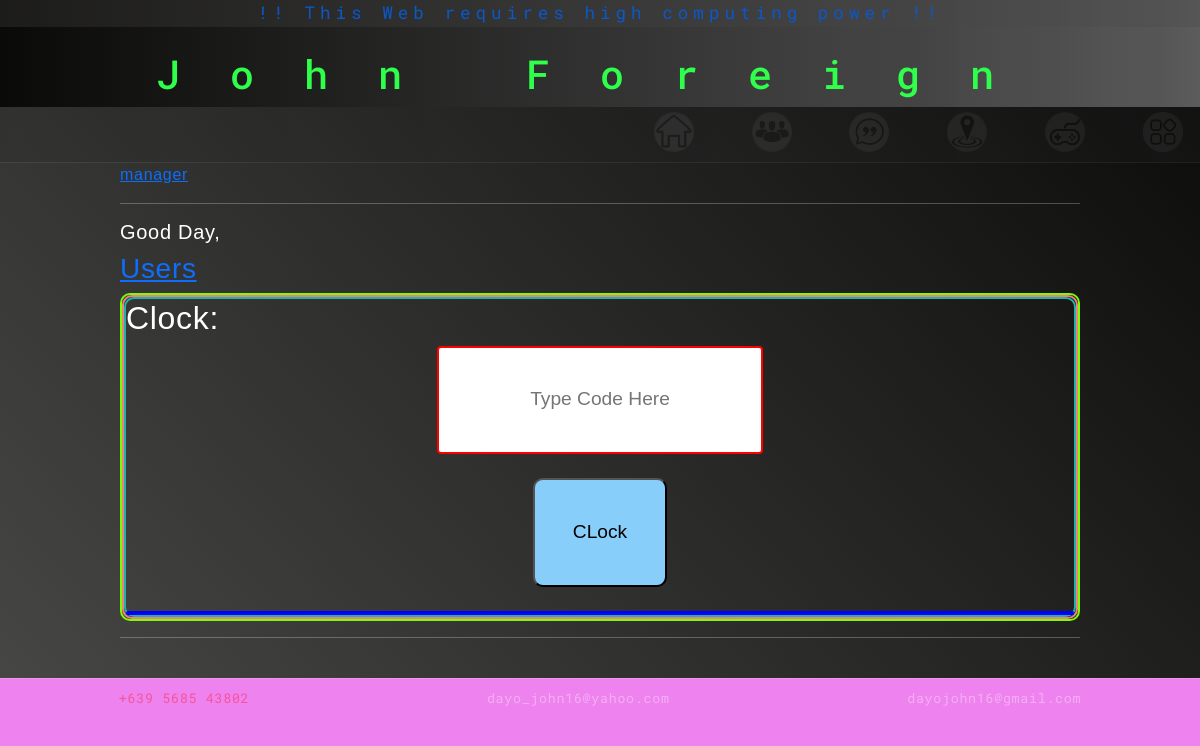
The app's page /g_pigeon_race/measure_x, older data.
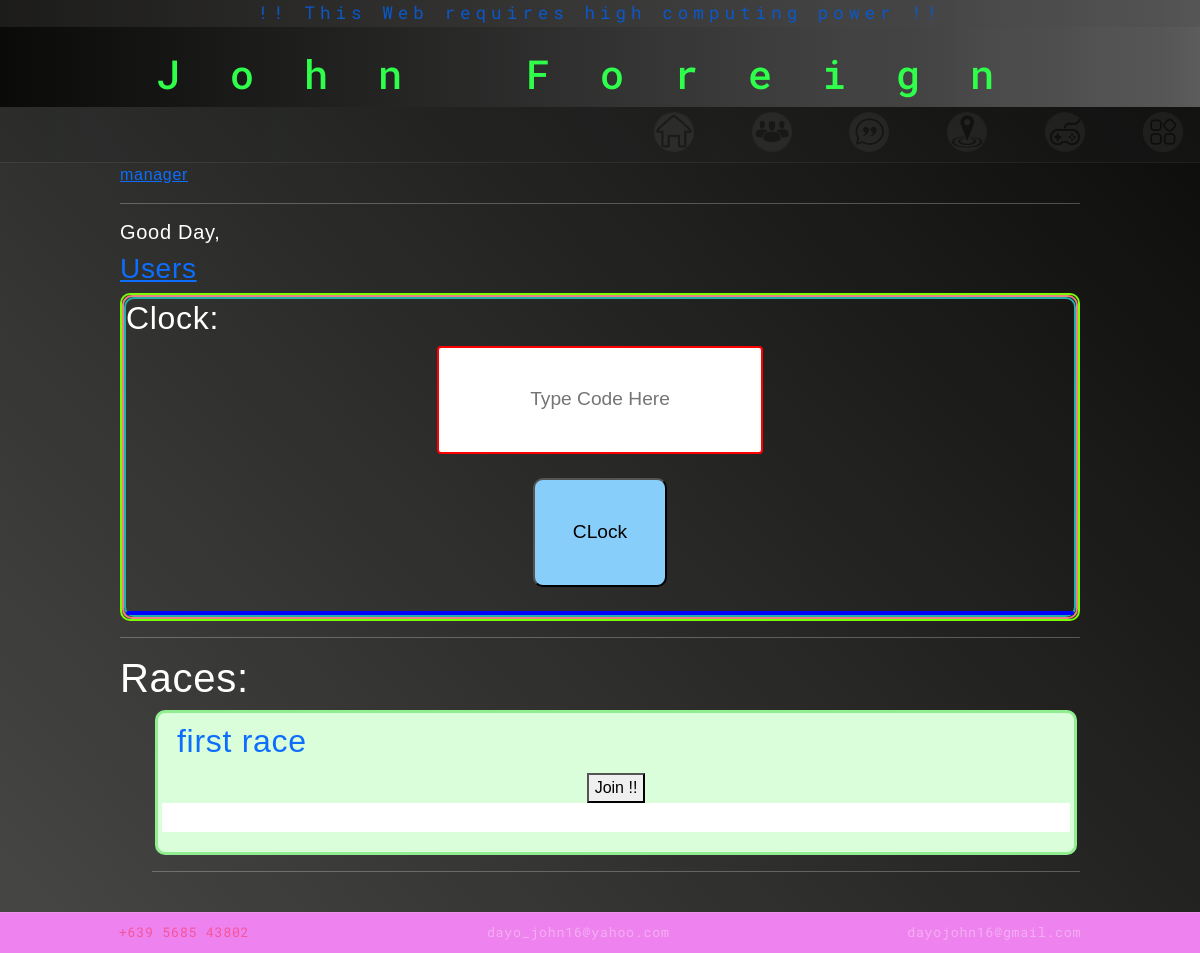
The same page, newer data.
### g_pigeon_race/models.py (models this page shows, shortened)
class Race(models.Model):
    racename = models.CharField(max_length=64)
    price = models.IntegerField()

### g_pigeon_race/views.py (the view)
# urls.py: path("measure_x", views.measure, name="measure")
def measure(request):
    if request.method == "POST":
            place = request.POST["place"]
            xx = User.objects.get(username=request.user.username)
            mea = Nominatim(user_agent='race')
            lat = mea.geocode(place).latitude
            long = mea.geocode(place).longitude
            new_m = set()
            new_m.add(place)
            for new in new_m:
                new = Measurement(
                    uid = xx.id,
                    latitude=lat,
                    longitude=long
                )
                new.save()
            return render(request, "race/index.html", {
                "races": Race.objects.all().order_by('id').reverse() ,
                "now":'Measureed',
                "now2":1628050985.684767,
        })
    else:
        return render(request, "race/index.html", {
            "races": Race.objects.all().order_by('id').reverse() ,
            "now":'Measureed',
            "now2":1628050985.684767,
    })

### g_pigeon_race/templates/race/index.html (shortened to what this page needs)
{% extends "a_index/layout.html" %}
{% block body %}
<a href="{% url 'g_pigeon_race:manager_page' %}">manager</a>
<hr>
<h5>Good Day, {{request.user.username}}</h5>
<h3><a href="{% url 'user:index' %}">Users</a></h3>
<div class="clock-1">
    <div class="clock-2" >
        <div class="clock-3">
            <h2>Clock:</h2>
            <form style="text-align: center;" action="{% url 'g_pigeon_race:clock' %}" method="post">
                <input class="clock-input" placeholder="Type Code Here" name="clock_code" ><br><br>
                <button class="clock-button" type="submit">CLock</button>
            </form>
            <br>
                <div style="text-align: center; border: 2px blue solid;border-radius: 25px;">
                </div>
        </div>
    </div>
</div>
<hr>
{% if races %}
<h1>Races:</h1>
<ul>
        {% for race in races %}
    <div class="races-container">
        <h2><a href="{%url 'g_pigeon_race:race' race.id %}" style="margin: 15px; line-height: 1.5; text-align: center;text-decoration: none;">{{race.racename}}
        </a></h2>
        <form action="{%url 'g_pigeon_race:race' race.id %}" style="text-align: center;">
            <button  class="button">Join !!</button>
        </form>
            <p style="background-color: white;border-radius:1px; ">Price {{race.price}}</p>
    </div>
    <hr>
        {% endfor %}
</ul>
{% endif %}
<br>
{% endblock %}

Row changes from the older to the newer data that the page shows:
added Race: racename "first race"
Text that changed along with them:
text now shown: "Races:"
